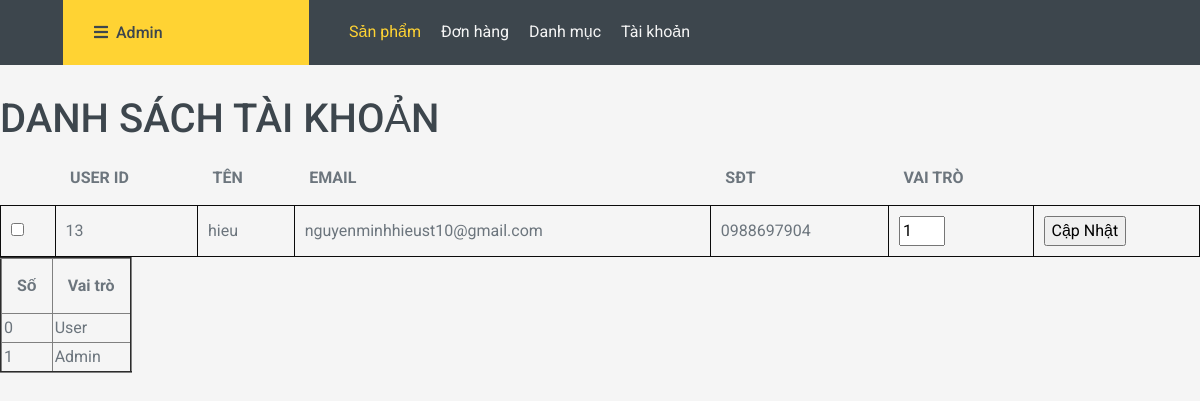
Screenshot of /admin/index.php?act=suatk&idtk=13 with the database file from the repository.
### tables this page shows
CREATE TABLE `taikhoan` (
  `id` int(11) NOT NULL,
  `user` varchar(50) NOT NULL,
  `pass` varchar(50) NOT NULL,
  `email` varchar(255) NOT NULL,
  `tel` varchar(20) NOT NULL,
  `role` tinyint(1) NOT NULL DEFAULT 0,
  `status` int(1) NOT NULL DEFAULT 0
);

### model/pdo.php (called while the page is built, shortened)
<?php
function pdo_get_connection(){
    $servername = "localhost";
    $username = "root";
    $password = "";
    try {
        $conn = new PDO("mysql:host=$servername;dbname=duanthuctap", $username, $password);
        $conn->setAttribute(PDO::ATTR_ERRMODE, PDO::ERRMODE_EXCEPTION);
        return $conn;
    } catch(PDOException $e) {
        echo "Connection failed: " . $e->getMessage();
    }
}
function pdo_query_one($sql){
    $sql_args=array_slice(func_get_args(),1);
    try{
        $conn=pdo_get_connection();
        $stmt=$conn->prepare($sql);
        $stmt->execute($sql_args);
        $row=$stmt->fetch(PDO::FETCH_ASSOC);
        return $row;
    }
    catch(PDOException $e){
        throw $e;
    }
    finally{
        unset($conn);
    }
}
?>

### model/taikhoan.php (called while the page is built, shortened)
<?php
function loadone_taikhoan($id){
    $sql = "select * from taikhoan where id=".$id;
    $result = pdo_query_one($sql);
    return $result;
}
?>

### admin/taikhoan/update.php (the view, shortened to what this page needs)
<div class="row2">
    <div class="row2 font_title">
        <h1>DANH SÁCH TÀI KHOẢN</h1>
    </div>
    <div class="row2 form_content ">
        <form action="index.php?act=updatetk" method="POST">
            <div class="row2 mb10 formds_loai">
                <table>
                    <tr>
                        <th></th>
                        <th>USER ID</th>
                        <th>TÊN</th>
                        <th>EMAIL</th>
                        <th>SĐT</th>
                        <th>VAI TRÒ</th>
                    </tr>
                    <?php
                            extract($tk);
                            echo '
                            <tr>
                            <td><input type="checkbox" name="" id=""></td>
                            <td>'.$tk['id'].'</td>
                            <td>'.$tk['user'].'</td>
                            <td>'.$tk['email'].'</td>
                            <td>'.$tk['tel'].'</td>
                            <td><input type="number" value="'.$tk['role'].'" name="role" min="0" max="1"></td>
                            <td>
                            <input type="hidden" name="id" value="'.$tk['id'].'">
                            <input class="mr20" name="updatetk" type="submit" value="Cập Nhật">
                            </td>
                            </tr>
                            ';
                    ?>
                </table>
            </div>
        </form>
        <table border = "2" cellpadding="2"border-collapse:collapse>
                    <tr>
                        <th>Số</th>
                        <th>Vai trò</th>
                    </tr>
                    <tr>
                        <td>0</td>
                        <td>User</td>
                    </tr>
                    <tr>
                        <td>1</td>
                        <td>Admin</td>
                    </tr>
                </table>
    </div>
</div>

### admin/taikhoan/update.php (style rules this page uses)
table th { padding: 15px; }

### rows the page displays
taikhoan: id "13", user "hieu", email "nguyenminhhieust10@gmail.com", tel "0988697904", role "1"
